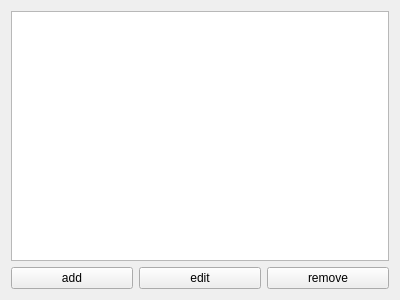
<?xml version="1.0" encoding="UTF-8"?>
<ui version="4.0">
 <class>Tracker</class>
 <widget class="QWidget" name="Tracker">
  <property name="geometry">
   <rect>
    <x>0</x>
    <y>0</y>
    <width>400</width>
    <height>300</height>
   </rect>
  </property>
  <property name="windowTitle">
   <string>Form</string>
  </property>
  <layout class="QVBoxLayout" name="verticalLayout">
   <item>
    <widget class="QTableView" name="tableView"/>
   </item>
   <item>
    <layout class="QHBoxLayout" name="horizontalLayout">
     <item>
      <widget class="QPushButton" name="addBtn">
       <property name="text">
        <string>add</string>
       </property>
      </widget>
     </item>
     <item>
      <widget class="QPushButton" name="editBtn">
       <property name="text">
        <string>edit</string>
       </property>
      </widget>
     </item>
     <item>
      <widget class="QPushButton" name="removeBtn">
       <property name="text">
        <string>remove</string>
       </property>
      </widget>
     </item>
    </layout>
   </item>
  </layout>
 </widget>
 <resources/>
 <connections/>
</ui>
